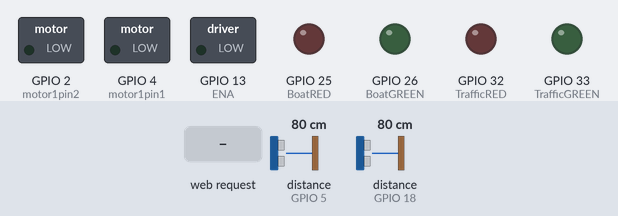
Recording of a sketch running on a simulated ESP32. Parts: switched loads named in the sketch (green lamp = pin HIGH), output pins drawn as LEDs (lit = HIGH). Wiring (inferred from the names in the program): 2 × ultrasonic range finder: trigger GPIO 19, echo GPIO 5 / trigger GPIO 21, echo GPIO 18. Dashed ring = blinking. The test bench sets the inputs (shaded band); at power-on: distance to the obstacle (sensors on GPIO 5, GPIO 18) 80 cm. The echo pulse lasts 58.3 µs per cm; pins used as bus, display or sensor lines are not drawn; what the sketch prints to the serial monitor is not drawn.

Above: at 0.0 s.
At 18.0 s:
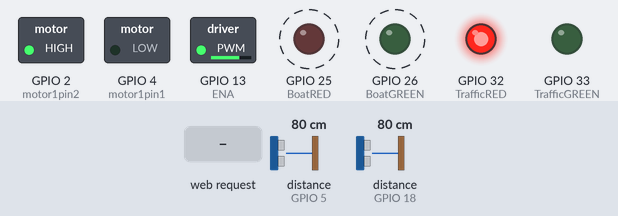
18.1 s: HTTP request GET /open/ received
At 18.1 s:
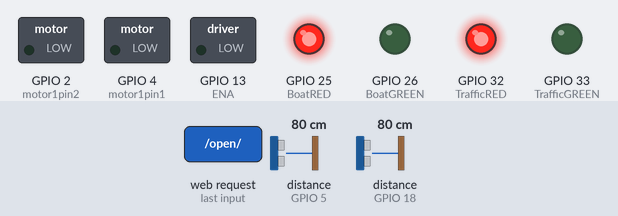
Timing chart, 0 to 54.1 s (numbered marks = the images above; inputs shaded):
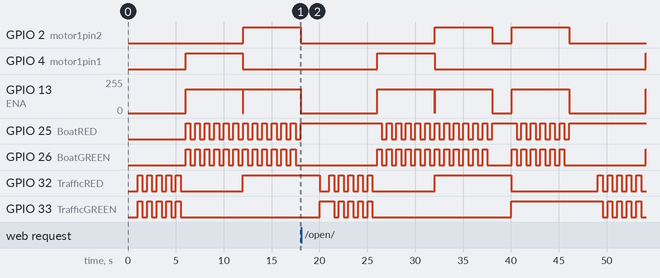

The sketch:

BCPv1.1.ino
```cpp
// Load Wi-Fi library
#include <WiFi.h>

// Replace with your network credentials
const char* ssid     = "Systems10";
const char* password = "123456789";

// Set web server port number to 80
WiFiServer server(80);

// Variable to store the HTTP request
String header;

// Auxiliar variables to store the current output state
//Red LED Variables current state
String outputRED = "off";
//Green LED Variables current state
String outputGREEN = "on";
//Motor pins current state
String Brstat = "closed";
//Override on/off state
bool overrided = false;
//define sound speed in cm/uS
#define SOUND_SPEED 0.034
long duration1;
long duration2;
float distanceCm1;
float distanceCm2;


// Assign output variables to GPIO pins
//Red LED pins
const int BoatRED = 25;
const int TrafficRED = 32;
//Green LED pins
const int BoatGREEN = 26;
const int TrafficGREEN = 33;
//Motor pins
const int motor1pin1 = 4;
const int motor1pin2 = 2;
const int ENA = 13; //speed control
//Ultrasonic sensor pins
const int echo1 = 5;
const int echo2 = 18;
const int trigg1 = 19;
const int trigg2 = 21;


void BoatStopSignal(){
  //Red light on for 2 seconds
  digitalWrite(BoatGREEN, LOW);
  digitalWrite(BoatRED, HIGH);
  delay(2000);
  digitalWrite(BoatRED, LOW);
}

void BoatGoSignal(){
  //Green light on
  digitalWrite(BoatGREEN, HIGH);
}

void TrafficStopSignal(){
  //Red and green blinking
  for (int i = 0; i < 5; i++) {
    digitalWrite(TrafficRED, HIGH);
    digitalWrite(TrafficGREEN, HIGH);
    delay(500);
    digitalWrite(TrafficRED, LOW);
    digitalWrite(TrafficGREEN, LOW);
    delay(500);
  }
}

void TrafficGoSignal(){
  //green on
  digitalWrite(TrafficRED, LOW);
  digitalWrite(TrafficGREEN, HIGH);
}

void BridgeOpen(){
  //Boat signal green and red lights blinking while openning
  //Motor moves forward
  //motor stops
  //Green lights for boats are on
  //Red lights for traffic
  TrafficStopSignal();
  for (int i = 0; i < 6; i++) {
    digitalWrite(BoatRED, HIGH);
    digitalWrite(BoatGREEN, HIGH);
    motorForward(180);
    delay(500);
    digitalWrite(BoatRED, LOW);
    digitalWrite(BoatGREEN, LOW);
    delay(500);
  }
  stopMotor();

  // Green lights for boats, red lights for traffic
  digitalWrite(BoatGREEN, HIGH);
  digitalWrite(BoatRED, LOW);
  digitalWrite(TrafficRED, HIGH);
  digitalWrite(TrafficGREEN, LOW);
}

void BridgeClose(){
  //similarly to the above but the bridge closes
  for (int i = 0; i < 6; i++) {
    digitalWrite(BoatRED, HIGH);
    digitalWrite(BoatGREEN, HIGH);
    motorBackward(180);
    delay(500);
    digitalWrite(BoatRED, LOW);
    digitalWrite(BoatGREEN, LOW);
    delay(500);
  }
  stopMotor();

  BoatStopSignal();
  TrafficGoSignal();
  digitalWrite(BoatGREEN, LOW);
  digitalWrite(BoatRED, HIGH);
}

void stopMotor(){
  digitalWrite(motor1pin1, LOW);
  digitalWrite(motor1pin2, LOW);
  analogWrite(ENA, 0);
}

void motorForward(int speed) { // opening
  digitalWrite(motor1pin1, HIGH);
  digitalWrite(motor1pin2, LOW);
  analogWrite(ENA, speed);
}

void motorBackward(int speed) { // closing
  digitalWrite(motor1pin1, LOW);
  digitalWrite(motor1pin2, HIGH);
  analogWrite(ENA, speed);
}

void setup() {
  Serial.begin(115200);
  // Initialize the output variables as outputs
  //RED pins
  pinMode(BoatRED, OUTPUT);
  pinMode(TrafficRED, OUTPUT);
  //GREEn pins
  pinMode(BoatGREEN, OUTPUT);
  pinMode(TrafficGREEN, OUTPUT);
  //Motor pins
  pinMode(motor1pin1, OUTPUT);
  pinMode(motor1pin2, OUTPUT);
  pinMode(ENA, OUTPUT);
  //Ultrasonic pins
  pinMode(trigg1, OUTPUT);
  pinMode(trigg2, OUTPUT);
  pinMode(echo1, INPUT);
  pinMode(echo2, INPUT);
  // Set outputs to LOW
  digitalWrite(BoatRED, LOW);
  digitalWrite(TrafficRED, LOW);

  digitalWrite(BoatGREEN, LOW);
  digitalWrite(TrafficGREEN, LOW);


  digitalWrite(trigg1, LOW);
  digitalWrite(trigg2, LOW);

  stopMotor();

  // Connect to Wi-Fi network with SSID and password
  Serial.print("Setting AP (Access Point)…");
  // Remove the password parameter, if you want the AP (Access Point) to be open
  WiFi.softAP(ssid, password);

  IPAddress IP = WiFi.softAPIP();
  Serial.print("AP IP address: ");
  Serial.println(IP);

  server.begin();
}

void loop(){
  /*TrafficGoSignal();   // cars go
  delay(5000);

  TrafficStopSignal(); // stop cars
  BoatSignal();        // warn boats
  BridgeOpen();        // open bridge
  delay(5000);         // keep open

  BridgeClose();       // close bridge
  delay(5000);*///testing purposes

  WiFiClient client = server.available();   // Listen for incoming clients

  digitalWrite(trigg1, HIGH);
  digitalWrite(trigg2, HIGH);
  delayMicroseconds(10);
  digitalWrite(trigg1, LOW);
  digitalWrite(trigg2, LOW);

  duration1 = pulseIn(echo1, HIGH);
  duration2 = pulseIn(echo2, HIGH);

  // Calculate the distance
  distanceCm1 = duration1 * SOUND_SPEED/2;
  distanceCm2 = duration2 * SOUND_SPEED/2;
  Serial.print("Distance sensor 1 (cm): ");
  Serial.println(distanceCm1);
  Serial.print("Distance sensor 2 (cm): ");
  Serial.println(distanceCm2);


  if(distanceCm1 < 2 || distanceCm2 < 2){
      Brstat = "open";
      outputRED = "on";
      outputGREEN = "off";
      BridgeOpen();
      delay(10);
      Brstat = "closed";
      outputRED = "off";
      outputGREEN = "on";
      BridgeClose();
  }


  if (client) {                             // If a new client connects,
    Serial.println("New Client.");          // print a message out in the serial port
    String currentLine = "";                // make a String to hold incoming data from the client
    while (client.connected()) {            // loop while the client's connected
      if (client.available()) {             // if there's bytes to read from the client,
        char c = client.read();             // read a byte, then
        Serial.write(c);                    // print it out the serial monitor
        header += c;
        if (c == '\n') {                    // if the byte is a newline character
          // if the current line is blank, you got two newline characters in a row.
          // that's the end of the client HTTP request, so send a response:
          if (currentLine.length() == 0) {
            // HTTP headers always start with a response code (e.g. HTTP/1.1 200 OK)
            // and a content-type so the client knows what's coming, then a blank line:
            client.println("HTTP/1.1 200 OK");
            client.println("Content-type:text/html");
            client.println("Connection: close");
            client.println();

            if (header.indexOf("GET /closed/" ) >= 0) {
              Brstat = "open";
              outputRED = "on";
              outputGREEN = "off";
              BridgeOpen();
            } else if (header.indexOf("GET /open/" ) >= 0) {
              Brstat = "closed";
              outputRED = "off";
              outputGREEN = "on";
              BridgeClose();
            } else if (header.indexOf("GET /sensoroverride/off" ) >= 0){
              Brstat = "open";
              outputRED = "on";
              outputGREEN = "off";
              overrided = true;
              client.println("<p><a href=\"/sensoroverride/on\"><button class=\"button\">Sensor Override On</button></a></p>");
              BridgeOpen();
              delay(10);
              Brstat = "closed";
              outputRED = "off";
              outputGREEN = "on";
              BridgeClose();
              overrided = false;
            }

            // Display the HTML web page
            client.println("<!DOCTYPE html><html>");
            client.println("<head><meta name=\"viewport\" content=\"width=device-width, initial-scale=1\">");
            client.println("<link rel=\"icon\" href=\"data:,\">");
            // CSS to style the on/off buttons
            // Feel free to change the background-color and font-size attributes to fit your preferences
            client.println("<style>html { font-family: Helvetica; display: inline-block; margin: 0px auto; text-align: center;}");
            client.println(".button { background-color: #4CAF50; border: none; color: white; padding: 16px 40px;");
            client.println("text-decoration: none; font-size: 30px; margin: 2px; cursor: pointer;}");
            client.println(".button2 {background-color: #555555;}</style></head>");

            // Web Page Heading
            client.println("<body><h1>ESP32 Web Server</h1>");

            // Display current state, and ON/OFF buttons for GPIO 26
            client.println("<p>RED - State " + outputRED + "</p>");

            // Display current state, and ON/OFF buttons for GPIO 27
            client.println("<p>GREEN - State " + outputGREEN + "</p>");

            if(Brstat == "closed"){
              client.println("<p><a href=\"/closed/\"><button class=\"button button2\">Bridge Closed</button></a></p>");
            } else {
              client.println("<p><a href=\"/open/\"><button class=\"button\">Bridge Opened</button></a></p>");
            }

            if(!overrided){
              client.println("<p><a href=\"/sensoroverride/off\"><button class=\"button button2\">Sensor Override Off</button></a></p>");
            }

            // The HTTP response ends with another blank line
            client.println();
            // Break out of the while loop
            break;
          } else { // if you got a newline, then clear currentLine
            currentLine = "";
          }
        } else if (c != '\r') {  // if you got anything else but a carriage return character,
          currentLine += c;      // add it to the end of the currentLine
        }
      }
      delay(1);
    }
    // Clear the header variable
    header = "";
    // Close the connection
    client.stop();
    Serial.println("Client disconnected.");
    Serial.println("");
  }
}
```
